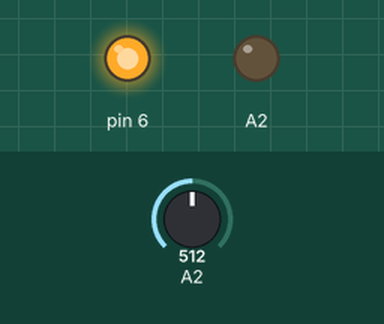
This sketch was run on a simulated Arduino Uno, built with avr-gcc and run on an emulated ATmega328P. Shown: output pins drawn as LEDs (lit = HIGH). Inputs (shaded band) come from the test bench; at power-on: A2 = 512. What the sketch prints to the serial monitor is not drawn.

Above: at 0.1 s.
Timing chart, 0 to 1.6 s (numbered marks = the images above):
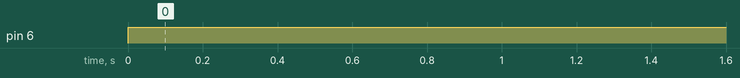

The sketch:

moisture_sensor.ino
```cpp
void setup() {
  Serial.begin(9600);
  pinMode(A2,OUTPUT);
  pinMode(6,OUTPUT);


}

void loop() {
  int val = analogRead(A2);
  Serial.println(val);
  if (val<6000)
  {
    digitalWrite(6,HIGH);
  }
  else{
    digitalWrite(6,LOW);
  }
}
```

Measured:
- by itself, pin 6: LOW → HIGH at 0.00 s
